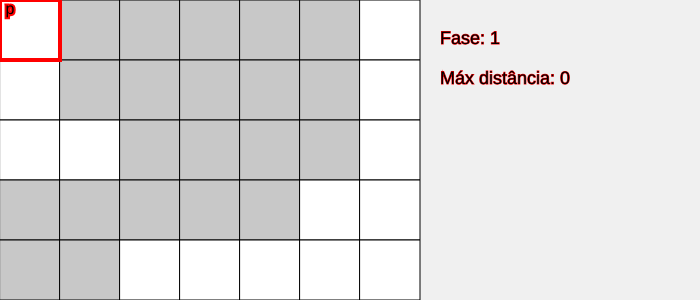
Frame 1 (no input)
Frame 60 (no input): identical to frame 1, image omitted
Frame 120 (the mouse pressed at the canvas centre since frame 60): identical to frame 1, image omitted

The p5.js sketch that drew this single still picture (run headless with seeded random() and noise() and a simulated clock; from frame 60 on, the mouse is pressed at the canvas centre):

// p5.js sketch
// ── sketch.js
// -----------------------------------------------------------
// Simulação: Transformada de Distância (2 fases)
// -----------------------------------------------------------

let grid = [
  [0,1,1,1,1,1,0],
  [0,1,1,1,1,1,0],
  [0,0,1,1,1,1,0],
  [1,1,1,1,1,0,0],
  [1,1,0,0,0,0,0]
];

let img;

let cellSize = 60;

let i,j;

let phase = 1;

let maxDist = 0;

let stepButton, resetButton;

function setup(){

  createCanvas(700, grid.length*cellSize);

  stepButton = createButton("Passo");
  stepButton.position(10,height+10);
  stepButton.mousePressed(stepAlgorithm);

  resetButton = createButton("Reset");
  resetButton.position(70,height+10);
  resetButton.mousePressed(resetSimulation);

  resetSimulation();
}

function resetSimulation(){

  img = [];

  for(let y=0;y<grid.length;y++){
    img[y] = [];
    for(let x=0;x<grid[0].length;x++){

      if(grid[y][x]==1)
        img[y][x] = 999;
      else
        img[y][x] = 0;

    }
  }

  phase = 1;
  i = 0;
  j = 0;

  maxDist = 0;
}

function draw(){

  background(240);

  drawGrid();
  drawInfo();

}

function stepAlgorithm(){

  if(phase==1){

    phase1Step();

  }else if(phase==2){

    phase2Step();

  }

}

function phase1Step(){

  if(i>=grid.length){

    phase = 2;
    i = grid.length-1;
    j = grid[0].length-1;
    return;
  }

  if(img[i][j]!=0){

    let a = (i>0)? img[i-1][j] : 999;
    let b = (j>0)? img[i][j-1] : 999;

    img[i][j] = min(a+1,b+1);

  }

  j++;

  if(j>=grid[0].length){
    j=0;
    i++;
  }

}

function phase2Step(){

  if(i<0) return;

  if(img[i][j]!=0){

    let a = (j<grid[0].length-1)? img[i][j+1] : 999;
    let b = (i<grid.length-1)? img[i+1][j] : 999;

    img[i][j] = min(a+1,b+1,img[i][j]);

    if(img[i][j]>maxDist)
      maxDist = img[i][j];

  }

  j--;

  if(j<0){
    j = grid[0].length-1;
    i--;
  }

}

function drawGrid(){

  textAlign(CENTER,CENTER);
  textSize(16);

  for(let y=0;y<grid.length;y++){
    for(let x=0;x<grid[0].length;x++){

      let px = x*cellSize;
      let py = y*cellSize;

      if(grid[y][x]==0){
        fill(255);
      }else{

        let v = img[y][x];

        if(v==999) fill(200);
        else fill(map(v,0,10,150,50));

      }

      stroke(0);
      rect(px,py,cellSize,cellSize);

      if(img[y][x]!=999 && img[y][x]!=0){

        fill(0);
        text(img[y][x],px+cellSize/2,py+cellSize/2);

      }

    }
  }

  if(phase<=2){

    highlightNeighbors();

  }

}

function highlightNeighbors(){

  let px = j*cellSize;
  let py = i*cellSize;

  strokeWeight(4);

  stroke(255,0,0);
  noFill();
  rect(px,py,cellSize,cellSize);

  fill(0);
  text("p",px+10,py+10);
  noFill();

  if(phase==1){

    if(i>0){
      stroke(0,0,255);
      rect(px,(i-1)*cellSize,cellSize,cellSize);
      fill(0);
      text("a",px+10,(i-1)*cellSize+10);
      noFill();
    }

    if(j>0){
      stroke(0,150,0);
      rect((j-1)*cellSize,py,cellSize,cellSize);
      fill(0);
      text("b",(j-1)*cellSize+10,py+10);
      noFill();
    }

  }else{

    if(j<grid[0].length-1){
      stroke(0,0,255);
      rect((j+1)*cellSize,py,cellSize,cellSize);
      fill(0);
      text("a",(j+1)*cellSize+10,py+10);
      noFill();
    }

    if(i<grid.length-1){
      stroke(0,150,0);
      rect(px,(i+1)*cellSize,cellSize,cellSize);
      fill(0);
      text("b",px+10,(i+1)*cellSize+10);
      noFill();
    }

  }

  strokeWeight(1);

}

function drawInfo(){

  let startX = grid[0].length*cellSize + 20;

  fill(0);
  textAlign(LEFT,TOP);
  textSize(18);

  text("Fase: "+phase,startX,30);
  text("Máx distância: "+maxDist,startX,70);

}
